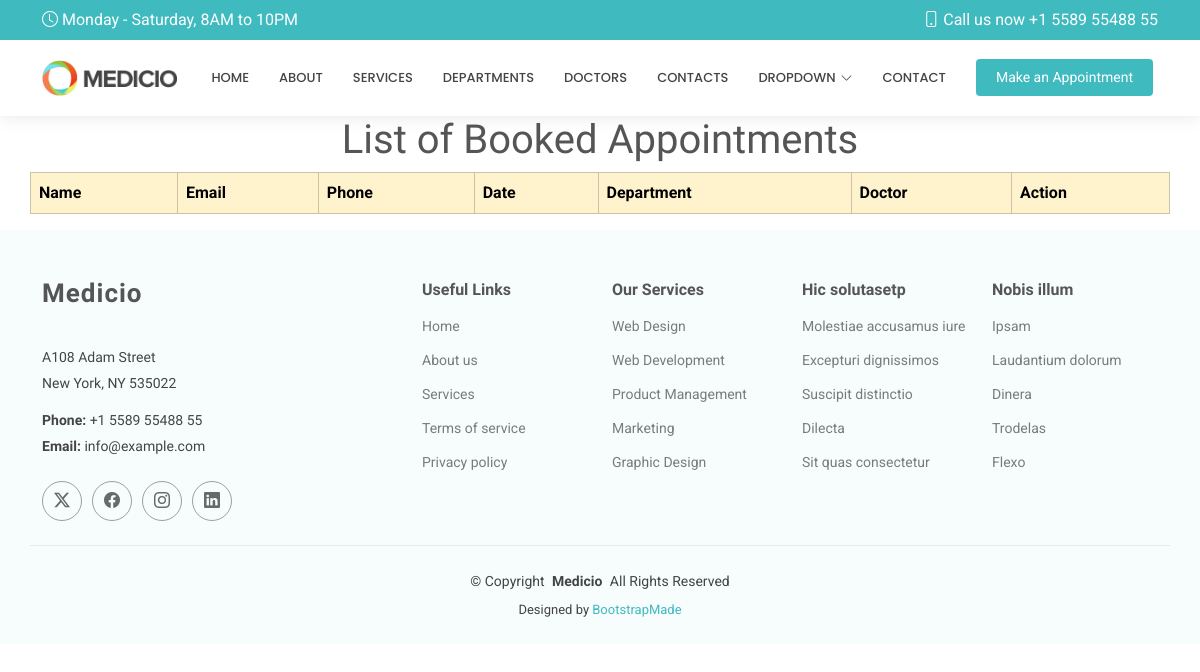
/show/, run on an earlier commit of the app's database.
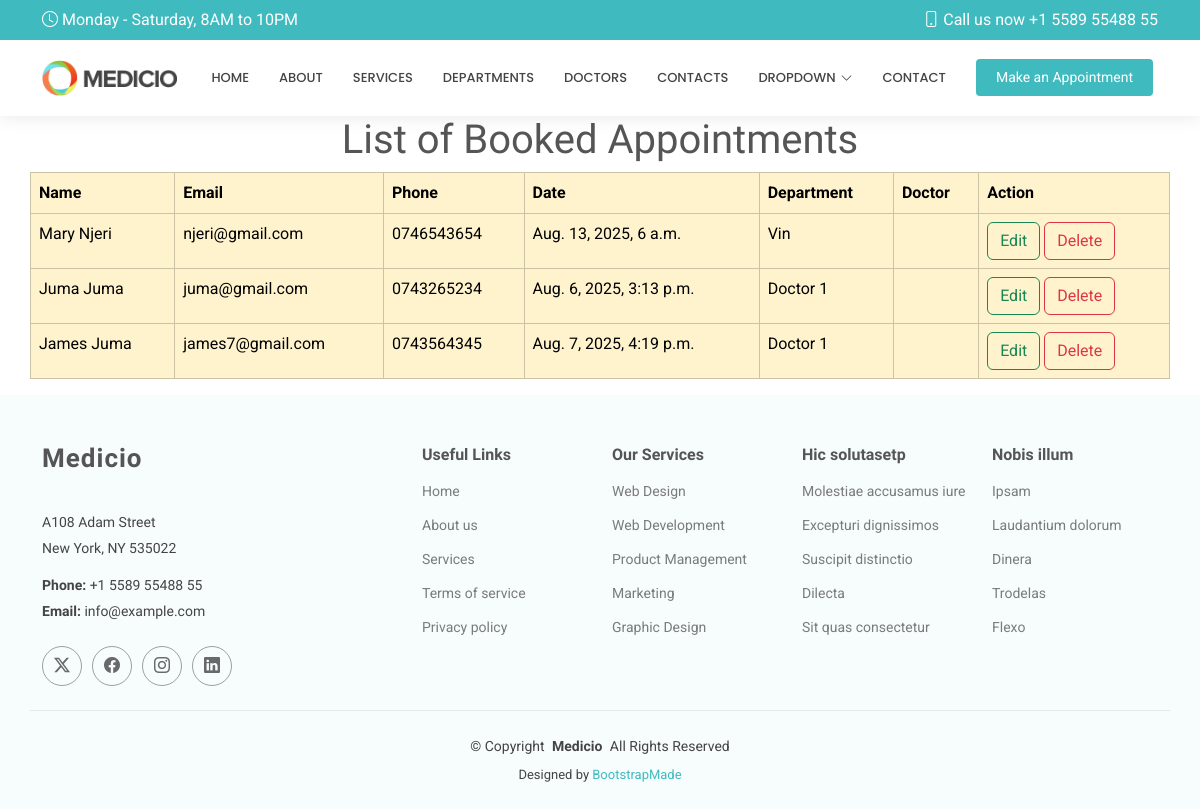
And on a later commit of the database.
### hospitalapp/models.py (models this page shows, shortened)
class Appoint(models.Model):
    name = models.CharField(max_length=100)
    email = models.EmailField()
    phone = models.CharField(max_length=10)
    date = models.DateTimeField()
    department = models.CharField(max_length=100)
    doctor = models.CharField(max_length=100)
    message = models.TextField()

### hospitalapp/views.py (the view)
# urls.py: path('show/', views.show, name='show'),
def show(request):
     all = Appoint.objects.all()
     return render(request, 'show.html', {"all":all})

### templates/show.html
{% extends 'starter-page.html' %}
{% load static %}
{% block content %}
    <h1 class="text-center">List of Booked Appointments</h1>
    <table class="table table-warning table-bordered container">
    <tr>
        <th>Name</th>
        <th>Email</th>
        <th>Phone</th>
        <th>Date</th>
        <th>Department</th>
        <th>Doctor</th>
        <th>Action</th>
    </tr>
    {% for appointment in all %}
        <tr>
            <td>{{ appointment.name }}</td>
            <td>{{ appointment.email }}</td>
            <td>{{ appointment.phone }}</td>
            <td>{{ appointment.date }}</td>
            <td>{{ appointment.doctor }}</td>
            <td>{{ appointment.Message }}</td>
        <td>
            <a href="/edit/{{ appointment.id }}" class="btn btn-outline-success">Edit</a>
            <a href="/delete/{{ appointment.id }}" class="btn btn-outline-danger">Delete</a>
        </td>
        </tr>
    {% endfor %}
    </table>
{% endblock %}

### templates/starter-page.html (shortened to what this page needs)
<!DOCTYPE html>
<html lang="en">
<head>
{% load static %}
  <link href="{% static 'assets/vendor/bootstrap/css/bootstrap.min.css' %}" rel="stylesheet">
  <link href="{% static 'assets/vendor/bootstrap-icons/bootstrap-icons.css' %}" rel="stylesheet">
  <link href="{% static 'assets/vendor/aos/aos.css" rel="stylesheet' %}">
  <link href="{% static 'assets/vendor/fontawesome-free/css/all.min.css' %}" rel="stylesheet">
  <link href="{% static 'assets/vendor/glightbox/css/glightbox.min.css' %}" rel="stylesheet">
  <link href="{% static 'assets/vendor/swiper/swiper-bundle.min.css' %}" rel="stylesheet">
  <link href="{% static 'assets/css/main.css' %}" rel="stylesheet">
</head>
<body class="starter-page-page">
  <header id="header" class="header sticky-top">
    <div class="topbar d-flex align-items-center">
      <div class="container d-flex justify-content-center justify-content-md-between">
        <div class="d-none d-md-flex align-items-center">
          <i class="bi bi-clock me-1"></i> Monday - Saturday, 8AM to 10PM
        </div>
        <div class="d-flex align-items-center">
          <i class="bi bi-phone me-1"></i> Call us now +1 5589 55488 55
        </div>
      </div>
    </div>
    <div class="branding d-flex align-items-center">
      <div class="container position-relative d-flex align-items-center justify-content-end">
        <a href="index.html" class="logo d-flex align-items-center me-auto">
          <img src="{% static 'assets/img/logo.png' %}" alt="">
        </a>
        <nav id="navmenu" class="navmenu">
          <ul>
            <li><a href="{% url 'index' %}">Home</a></li>
            <li><a href="{% url 'about' %}">About</a></li>
            <li><a href="{% url 'services' %}">Services</a></li>
            <li><a href="{% url 'departments' %}">Departments</a></li>
            <li><a href="{% url 'doctors' %}">Doctors</a></li>
            <li><a href="{% url 'contacts' %}">contacts</a></li>
            <li class="dropdown"><a href="#"><span>Dropdown</span> <i class="bi bi-chevron-down toggle-dropdown"></i></a>
            </li>
            <li><a href="#contact">Contact</a></li>
          </ul>
        </nav>
        <a class="cta-btn" href="index.html#appointment">Make an Appointment</a>
      </div>
    </div>
  </header>
  <main class="main">
    {% block content %}
    {% endblock %}
  </main>
  <footer id="footer" class="footer light-background">
    <div class="container footer-top">
      <div class="row gy-4">
        <div class="col-lg-4 col-md-6 footer-about">
          <a href="index.html" class="logo d-flex align-items-center">
            <span class="sitename">Medicio</span>
          </a>
          <div class="footer-contact pt-3">
            <p>A108 Adam Street</p>
            <p>New York, NY 535022</p>
            <p class="mt-3"><strong>Phone:</strong> <span>+1 5589 55488 55</span></p>
            <p><strong>Email:</strong> <span>info@example.com</span></p>
          </div>
          <div class="social-links d-flex mt-4">
            <a href=""><i class="bi bi-twitter-x"></i></a>
            <a href=""><i class="bi bi-facebook"></i></a>
            <a href=""><i class="bi bi-instagram"></i></a>
            <a href=""><i class="bi bi-linkedin"></i></a>
          </div>
        </div>
        <div class="col-lg-2 col-md-3 footer-links">
          <h4>Useful Links</h4>
          <ul>
            <li><a href="#">Home</a></li>
            <li><a href="#">About us</a></li>
            <li><a href="#">Services</a></li>
            <li><a href="#">Terms of service</a></li>
            <li><a href="#">Privacy policy</a></li>
          </ul>
        </div>
        <div class="col-lg-2 col-md-3 footer-links">
          <h4>Our Services</h4>
          <ul>
            <li><a href="#">Web Design</a></li>
            <li><a href="#">Web Development</a></li>
            <li><a href="#">Product Management</a></li>
            <li><a href="#">Marketing</a></li>
            <li><a href="#">Graphic Design</a></li>
          </ul>
        </div>
        <div class="col-lg-2 col-md-3 footer-links">
          <h4>Hic solutasetp</h4>
          <ul>
            <li><a href="#">Molestiae accusamus iure</a></li>
            <li><a href="#">Excepturi dignissimos</a></li>
            <li><a href="#">Suscipit distinctio</a></li>
            <li><a href="#">Dilecta</a></li>
            <li><a href="#">Sit quas consectetur</a></li>
          </ul>
        </div>
        <div class="col-lg-2 col-md-3 footer-links">
          <h4>Nobis illum</h4>
          <ul>
            <li><a href="#">Ipsam</a></li>
            <li><a href="#">Laudantium dolorum</a></li>
            <li><a href="#">Dinera</a></li>
            <li><a href="#">Trodelas</a></li>
            <li><a href="#">Flexo</a></li>
          </ul>
        </div>
      </div>
    </div>
    <div class="container copyright text-center mt-4">
      <p>© <span>Copyright</span> <strong class="px-1 sitename">Medicio</strong> <span>All Rights Reserved</span></p>
      <div class="credits">
        Designed by <a href="https://bootstrapmade.com/">BootstrapMade</a>
      </div>
    </div>
  </footer>
</body>
</html>

### static/assets/css/main.css (style rules this page uses)
:root { --default-font: "Roboto", system-ui, -apple-system, "Segoe UI", Roboto, "Helvetica Neue", Arial, "Noto Sans", "Liberation Sans", sans-serif, "Apple Color Emoji", "Segoe UI Emoji", "Segoe UI Symbol", "Noto Color Emoji"; --heading-font: "Raleway", sans-serif; --nav-font: "Poppins", sans-serif; }
:root { --background-color: #ffffff; --default-color: #444444; --heading-color: #555555; --accent-color: #3fbbc0; --surface-color: #ffffff; --contrast-color: #ffffff; }
:root { --nav-color: #444444; --nav-hover-color: #3fbbc0; --nav-mobile-background-color: #ffffff; --nav-dropdown-background-color: #ffffff; --nav-dropdown-color: #444444; --nav-dropdown-hover-color: #3fbbc0; }
.light-background { --background-color: #f7fcfc; --surface-color: #ffffff; }
:root { scroll-behavior: smooth; }
body { color: var(--default-color); background-color: var(--background-color); font-family: var(--default-font); }
a { color: var(--accent-color); text-decoration: none; transition: 0.3s; }
h1, h2, h3, h4, h5, h6 { color: var(--heading-color); font-family: var(--heading-font); }
.header { color: var(--default-color); background-color: var(--background-color); transition: all 0.5s; z-index: 997; box-shadow: 0px 0 18px rgba(0, 0, 0, 0.1); }
.header .topbar { background-color: var(--accent-color); color: var(--contrast-color); height: 40px; padding: 0; transition: all 0.5s; }
.header .branding { min-height: 60px; padding: 10px 0; }
.header .logo { line-height: 1; }
.header .logo img { max-height: 36px; margin-right: 8px; }
.header .cta-btn, .header .cta-btn:focus { color: var(--contrast-color); background: var(--accent-color); font-size: 14px; padding: 8px 20px; margin: 0 5px 0 30px; border-radius: 4px; transition: 0.3s; }
@media (min-width: 1200px) { .navmenu { padding: 0; } }
@media (min-width: 1200px) { .navmenu ul { margin: 0; padding: 0; display: flex; list-style: none; align-items: center; } }
@media (min-width: 1200px) { .navmenu li { position: relative; } }
@media (min-width: 1200px) { .navmenu a, .navmenu a:focus { color: var(--nav-color); padding: 18px 15px; font-size: 13px; font-family: var(--nav-font); font-weight: 500; text-transform: uppercase; display: flex; align-items: center; justify-content: space-between; white-space: nowrap; transition: 0.3s; } }
@media (min-width: 1200px) { .navmenu a i, .navmenu a:focus i { font-size: 12px; line-height: 0; margin-left: 5px; transition: 0.3s; } }
@media (min-width: 1200px) { .navmenu li:last-child a { padding-right: 0; } }
.footer { color: var(--default-color); background-color: var(--background-color); font-size: 14px; position: relative; }
.footer .footer-top { padding-top: 50px; }
.footer .footer-about .logo { line-height: 1; margin-bottom: 25px; }
.footer .footer-about .logo span { color: var(--heading-color); font-family: var(--heading-font); font-size: 26px; font-weight: 700; letter-spacing: 1px; }
.footer .footer-about p { font-size: 14px; font-family: var(--heading-font); }
.footer .social-links a { display: flex; align-items: center; justify-content: center; width: 40px; height: 40px; border-radius: 50%; border: 1px solid color-mix(in srgb, var(--default-color), transparent 50%); font-size: 16px; color: color-mix(in srgb, var(--default-color), transparent 20%); margin-right: 10px; transition: 0.3s; }
.footer h4 { font-size: 16px; font-weight: bold; position: relative; padding-bottom: 12px; }
.footer .footer-links { margin-bottom: 30px; }
.footer .footer-links ul { list-style: none; padding: 0; margin: 0; }
.footer .footer-links ul li { padding: 10px 0; display: flex; align-items: center; }
.footer .footer-links ul li:first-child { padding-top: 0; }
.footer .footer-links ul a { color: color-mix(in srgb, var(--default-color), transparent 30%); display: inline-block; line-height: 1; }
.footer .footer-contact p { margin-bottom: 5px; }
.footer .copyright { padding: 25px 0; border-top: 1px solid color-mix(in srgb, var(--default-color), transparent 90%); }
.footer .copyright p { margin-bottom: 0; }
.footer .credits { margin-top: 8px; font-size: 13px; }

What changed in the data, as far as the page shows it:
added Appoint: name "Mary Njeri", email "njeri@gmail.com", phone "0746543654", date "Aug. 13, 2025, 6 a.m.", doctor "Vin"
added Appoint: name "Juma Juma", email "juma@gmail.com", phone "0743265234", date "Aug. 6, 2025, 3:13 p.m.", doctor "Doctor 1"
added Appoint: name "James Juma", email "james7@gmail.com", phone "0743564345", date "Aug. 7, 2025, 4:19 p.m.", doctor "Doctor 1"
